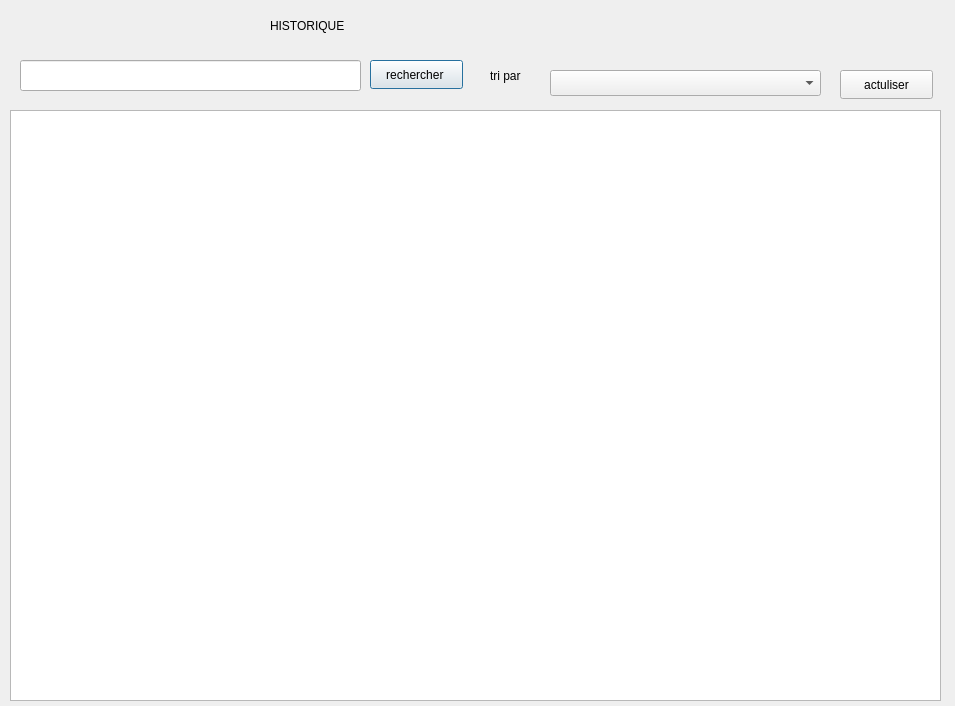
<?xml version="1.0" encoding="UTF-8"?>
<ui version="4.0">
 <class>historique</class>
 <widget class="QDialog" name="historique">
  <property name="geometry">
   <rect>
    <x>0</x>
    <y>0</y>
    <width>955</width>
    <height>706</height>
   </rect>
  </property>
  <property name="windowTitle">
   <string>Dialog</string>
  </property>
  <widget class="QTextEdit" name="textEdit">
   <property name="geometry">
    <rect>
     <x>10</x>
     <y>110</y>
     <width>931</width>
     <height>591</height>
    </rect>
   </property>
  </widget>
  <widget class="QLabel" name="label">
   <property name="geometry">
    <rect>
     <x>270</x>
     <y>10</y>
     <width>571</width>
     <height>31</height>
    </rect>
   </property>
   <property name="text">
    <string>HISTORIQUE</string>
   </property>
  </widget>
  <widget class="QLineEdit" name="searchLineEdit">
   <property name="geometry">
    <rect>
     <x>20</x>
     <y>60</y>
     <width>341</width>
     <height>31</height>
    </rect>
   </property>
  </widget>
  <widget class="QComboBox" name="filterComboBox">
   <property name="geometry">
    <rect>
     <x>550</x>
     <y>70</y>
     <width>271</width>
     <height>26</height>
    </rect>
   </property>
  </widget>
  <widget class="QLabel" name="label_2">
   <property name="geometry">
    <rect>
     <x>490</x>
     <y>60</y>
     <width>121</width>
     <height>31</height>
    </rect>
   </property>
   <property name="text">
    <string>tri par</string>
   </property>
  </widget>
  <widget class="QPushButton" name="pushButton">
   <property name="geometry">
    <rect>
     <x>370</x>
     <y>60</y>
     <width>93</width>
     <height>29</height>
    </rect>
   </property>
   <property name="text">
    <string>rechercher </string>
   </property>
  </widget>
  <widget class="QPushButton" name="pushButton_2">
   <property name="geometry">
    <rect>
     <x>840</x>
     <y>70</y>
     <width>93</width>
     <height>29</height>
    </rect>
   </property>
   <property name="text">
    <string>actuliser</string>
   </property>
  </widget>
 </widget>
 <resources/>
 <connections/>
</ui>
